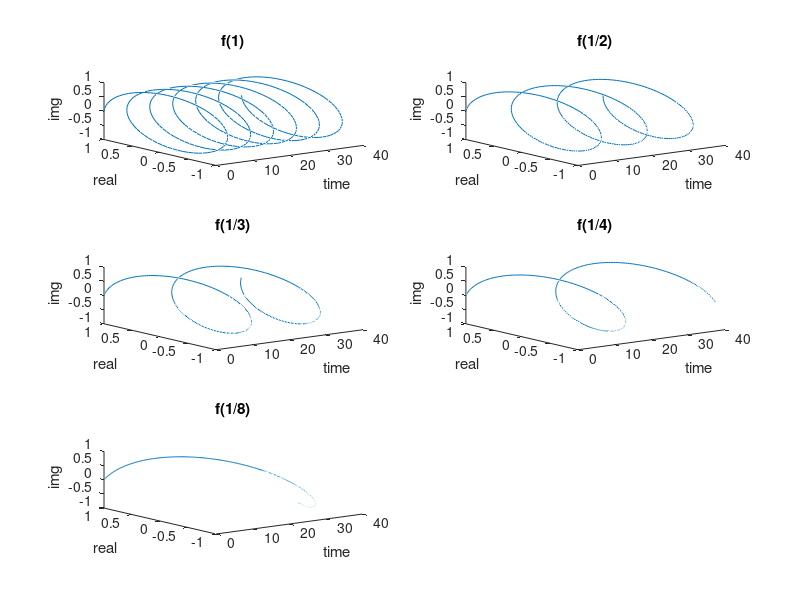

This chart was generated by the following MATLAB code:
x = 0:0.1:12*pi;
real=cos(x);
img=sin(x);
subplot(3,2,1);
plot3(x,real,img);
title('f(1)')
ylabel('real');
zlabel('img');
xlabel('time');

subplot(3,2,2);
real1=cos(x/2);
img1=sin(x/2);
subplot(3,2,2);
plot3(x,real1,img1);
title('f(1/2)')
ylabel('real');
zlabel('img');
xlabel('time');

real2=cos(x/3);
img2=sin(x/3);
subplot(3,2,3);
plot3(x,real2,img2);
title('f(1/3)')
ylabel('real');
zlabel('img');
xlabel('time');

real3=cos(x/4);
img3=sin(x/4);
subplot(3,2,4);
plot3(x,real3,img3);
title('f(1/4)')
ylabel('real');
zlabel('img');
xlabel('time');

real4=cos(x/8);
img4=sin(x/8);
subplot(3,2,5);
plot3(x,real4,img4);
title('f(1/8)')
ylabel('real');
zlabel('img');
xlabel('time');